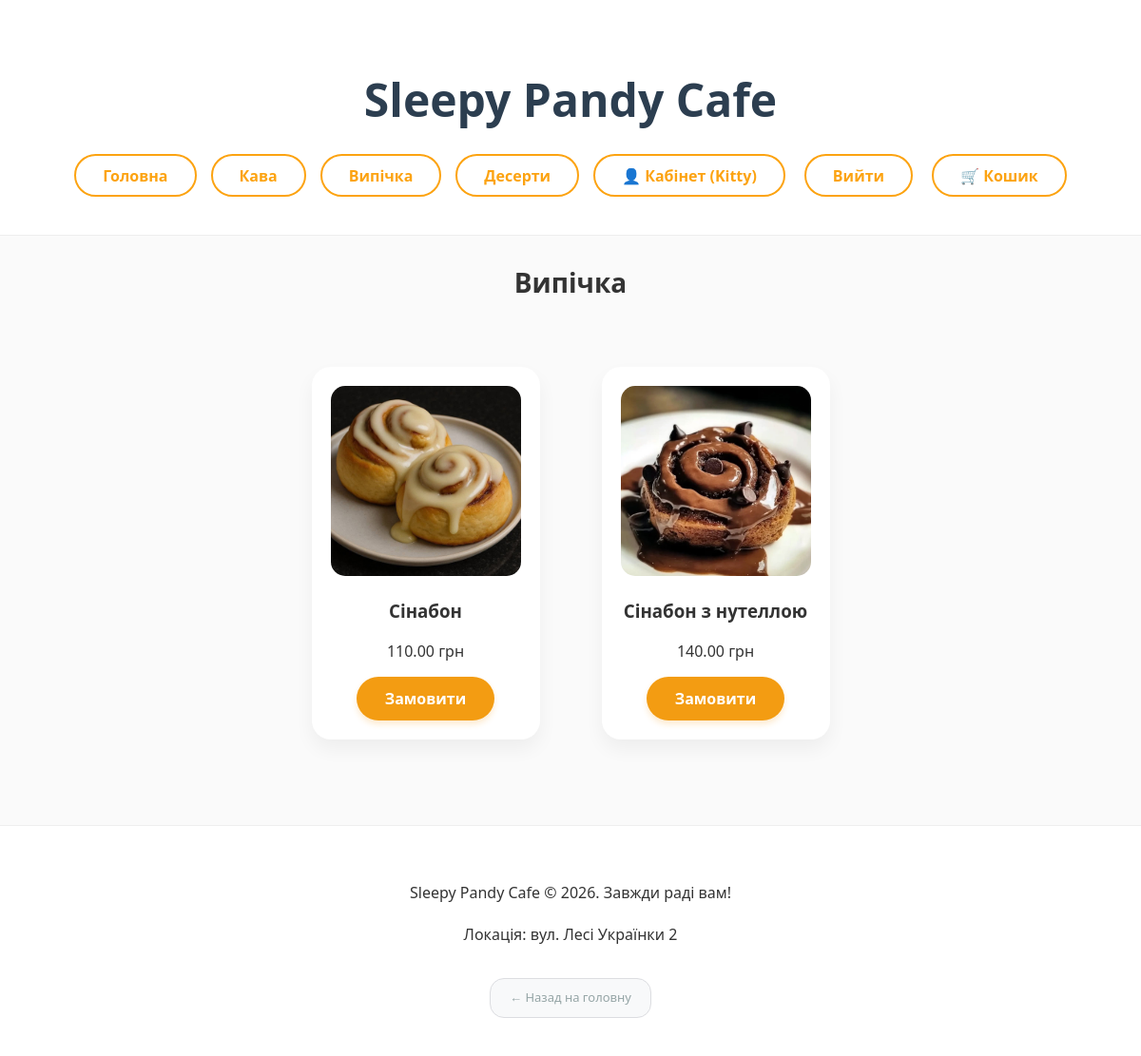
Screenshot of /category/2/ (signed in) with the database file from the repository.
### main_app/models.py (models this page shows, shortened)
class Category(models.Model):
    name = models.CharField(max_length=100, verbose_name="Назва категорії")
    created_at = models.DateTimeField(auto_now_add=True)
    updated_at = models.DateTimeField(auto_now=True)

class MenuItem(models.Model):
    image = models.ImageField(upload_to='items/', blank=True, null=True, verbose_name="Фото страви")
    name = models.CharField(max_length=100, verbose_name="Назва страви")
    description = models.TextField(verbose_name="Опис")
    price = models.DecimalField(max_digits=6, decimal_places=2, verbose_name="Ціна")
    category = models.ForeignKey(Category, on_delete=models.CASCADE, related_name='items')
    created_at = models.DateTimeField(auto_now_add=True)
    updated_at = models.DateTimeField(auto_now=True)

### main_app/views.py (the view)
# urls.py: path('category/<int:cat_id>/', views.category_items, name='category_page'),
def category_items(request, cat_id):
    category = Category.objects.get(id=cat_id)
    context = {
        'title': category.name,
        'categories': Category.objects.all(),
        'items': MenuItem.objects.filter(category=category),
        'page_type': 'category'
    }
    return render(request, 'main_app/index.html', context)

### main_app/templates/main_app/index.html
{% extends 'main_app/base.html' %}
{% block content %}
    <h2 class="page-title">{{ title }}</h2>
    <div class="menu-grid">
        {% for item in items %}
            <div class="item-card">
                {% if item.image %}
                    <img src="{{ item.image.url }}" alt="{{ item.name }}">
                {% endif %}
                <h3>{{ item.name }}</h3>
                <p>{{ item.price }} грн</p>
                <a href="{% url 'item_detail' item.id %}" class="btn-main">Замовити</a>
            </div>
        {% empty %}
            <p>Тут поки порожньо.</p>
        {% endfor %}
    </div>
{% endblock %}

### main_app/templates/main_app/base.html (shortened to what this page needs)
{% load static %}
<!DOCTYPE html>
<html lang="uk">
<head>
    <link rel="stylesheet" href="{% static 'css/style.css' %}">
</head>
<body>
    <header>
        <h1>Sleepy Pandy Cafe</h1>
            <nav>
                <a href="{% url 'home' %}"><b>Головна</b></a>
                {% for cat in categories %}
                    <a href="{% url 'category_page' cat.id %}">{{ cat.name }}</a>
                {% endfor %}
                {% if user.is_authenticated %}
                    <a href="{% url 'profile' %}">👤 Кабінет ({{ user.username }})</a>
                <form action="{% url 'logout' %}" method="post" style="display:inline;">
                    <button type="submit" class="btn-logout-link">Вийти</button>
                </form>
                {% else %}
                    <a href="{% url 'login' %}">Увійти</a>
                    <a href="{% url 'register' %}">Реєстрація</a>
                {% endif %}
                <a href="{% url 'cart_detail' %}">🛒 Кошик</a>
            </nav>
    </header>
    <main class="content">
        {% block content %}
        {% endblock %}
    </main>
    <footer>
        <p>Sleepy Pandy Cafe © 2026. Завжди раді вам!</p>
        <p>Локація: вул. Лесі Українки 2</p>
        {% if page_type == 'category' %}
            <a href="{% url 'home' %}" class="footer-btn">← Назад на головну</a>
        {% endif %}
    </footer>
</body>
</html>

### main_app/static/css/style.css (style rules this page uses)
body { font-family: 'Segoe UI', Tahoma, Geneva, Verdana, sans-serif; background-color: #fafafa; color: #333; margin: 0; padding: 0; }
header { background-color: #fff; padding: 40px 20px; text-align: center; border-bottom: 1px solid #eee; }
header h1 { font-size: 48px; color: #2c3e50; margin-bottom: 25px; }
.page-title { text-align: center; margin: 30px 0; font-size: 28px; }
.menu-grid { display: flex; flex-wrap: wrap; justify-content: center; gap: 25px; padding: 20px; max-width: 1200px; margin: 0 auto; }
nav { display: flex; justify-content: center; flex-wrap: wrap; gap: 15px; }
nav a { text-decoration: none; color: #f39c12; padding: 10px 25px; border: 2px solid #f39c12; border-radius: 30px; font-weight: bold; transition: 0.3s; }
footer { text-align: center; padding: 40px 20px; background-color: #fff; border-top: 1px solid #eee; margin-top: 50px; line-height: 1.8; }
.footer-btn { display: inline-block; padding: 8px 20px; background-color: #f8f9fa; color: #95a5a6; text-decoration: none; border: 1px solid #dcdde1; border-radius: 15px; font-size: 13px; transition: 0.3s; margin-top: 15px; }
.btn-main { display: inline-block; padding: 12px 30px; background-color: #f39c12; color: white !important; text-decoration: none; border: none; border-radius: 25px; font-weight: bold; cursor: pointer; transition: 0.3s; box-shadow: 0 4px 6px rgba(243, 156, 18, 0.2); }
.item-card { background: #fff; border-radius: 20px; padding: 20px; text-align: center; box-shadow: 0 10px 20px rgba(0,0,0,0.05); margin: 20px; }
.item-card img { border-radius: 15px; width: 100%; max-width: 250px; height: 200px; object-fit: cover; }
nav a, .btn-logout-link { display: inline-flex; align-items: center; justify-content: center; padding: 12px 28px; border: 2px solid #fca311; border-radius: 50px; color: #fca311; text-decoration: none; font-weight: 700; font-size: 16px; background: transparent; transition: all 0.3s ease; cursor: pointer; font-family: inherit; box-sizing: border-box; height: 45px; }
.btn-logout-link { outline: none; line-height: 1; margin: 0; }
nav form { display: inline-block; vertical-align: middle; margin: 0 5px; }

### rows the page displays
Category: name "Кава"
Category: name "Випічка"
Category: name "Десерти"
MenuItem: image (picture), name "Сінабон", price "110.00"
MenuItem: image (picture), name "Сінабон з нутеллою", price "140.00"

### other values shown
{{ user.username }} "Kitty"
